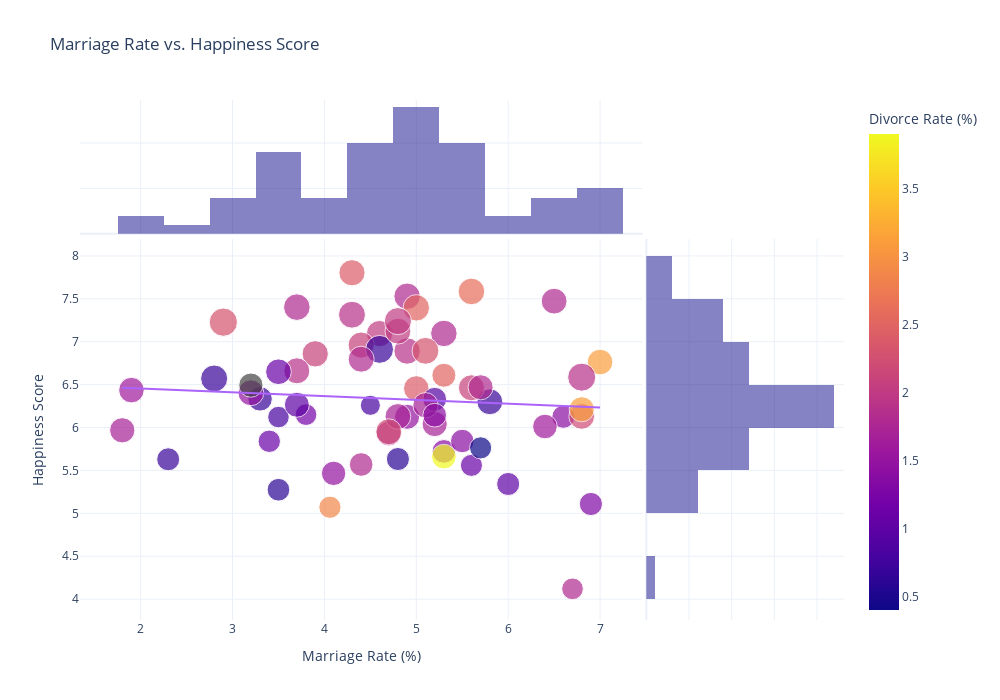

The notebook cell this image was saved under:
### Code cell
import plotly.express as px

# Interactive Joint Plot: Marriage Rate vs. Happiness Score
fig_joint = px.scatter(
    less_marriage,
    x='Marriage',
    y='happiness_score',
    color='Divorce',
    size='gdp_per_capita',
    hover_name='country',
    marginal_x='histogram',
    marginal_y='histogram',
    trendline='ols',
    title='Marriage Rate vs. Happiness Score',
    labels={'Marriage': 'Marriage Rate (%)', 'happiness_score': 'Happiness Score', 'Divorce': 'Divorce Rate (%)'},
    template='plotly_white'
)

fig_joint.update_layout(
    height=700,
    width=1000,
    legend_title='Divorce Rate (%)'
)

fig_joint.show()

### Figure 1 — Plotly figure (JSON) as saved in the notebook; plotly's stock layout.template omitted (floating-point values rounded to 4 significant figures)
{"data": [{"hovertemplate": "<b>%{hovertext}</b><br><br>Marriage Rate (%)=%{x}<br>Happiness Score=%{y}<br>gdp_per_capita=%{marker.size}<br>Divorce Rate (%)=%{marker.color}<extra></extra>", "hovertext": ["Armenia", "Australia", "Austria", "Belgium", "Bosnia and Herzegovina", "Brazil", "Bulgaria", "Canada", "Chile", "Colombia", "Costa Rica", "Croatia", "Cyprus", "Denmark", "Dominican Republic", "Ecuador", "El Salvador", "Estonia", "Finland", "France", "Georgia", "Germany", "Greece", "Guatemala", "Hungary", "Iceland", "Ireland", "Israel", "Italy", "Japan", "Jordan", "Latvia", "Lithuania", "Luxembourg", "Malaysia", "Malta", "Mexico", "Mongolia", "Montenegro", "Netherlands", "New Zealand", "Nicaragua", "Norway", "Panama", "Poland", "Portugal", "Russia", "Saudi Arabia", "Serbia", "Singapore", "Slovakia", "Slovenia", "South Africa", "South Korea", "Spain", "Sweden", "Switzerland", "Thailand", "Ukraine", "United Arab Emirates", "United Kingdom", "United States", "Uruguay", "Venezuela", "Vietnam"], "legendgroup": "", "marker": {"color": [1, 2, 1.8, 2.1, 0.6, 1.4, 1.5, 2.1, 0.7, 0.7, 2.5, 1.5, 2.2, 2.6, 1.8, 1.1, 0.8, 2.4, 2.4, 1.9, 1.3, 1.9, 1.8, 1.2, 1.7, 1.8, 0.7, 1.8, 1.5, 1.7, 1.8, 3.1, 3.1, 2.3, 1.6, 0.7, 0.9, 1.1, 1.4, 1.8, 2, 0.8, 1.9, 1, 1.7, 1.7, 3.9, 2.1, 1.4, 1.9, 1.8, 1.1, 0.6, 2.2, 1.6, 2.5, 2, 1.4, 2.88, 0.7, 1.8, 2.3, null, 1.2, 0.4], "coloraxis": "coloraxis", "size": [1.466, 1.899, 1.927, 1.907, 1.467, 1.454, 1.635, 1.881, 1.645, 1.455, 1.587, 1.727, 1.824, 1.949, 1.536, 1.343, 1.278, 1.798, 1.888, 1.856, 1.477, 1.919, 1.708, 1.287, 1.754, 1.926, 2.152, 1.833, 1.832, 1.825, 1.292, 1.737, 1.808, 2.2, 1.665, 1.841, 1.55, 1.379, 1.537, 1.942, 1.842, 1.109, 1.994, 1.714, 1.767, 1.758, 1.68, 1.861, 1.552, 2.168, 1.731, 1.815, 1.417, 1.853, 1.798, 1.921, 2.022, 1.515, 1.358, 2.015, 1.857, 1.98, 1.617, 0, 1.349], "sizemode": "area", "sizeref": 0.0055, "symbol": "circle"}, "mode": "markers", "name": "", "orientation": "v", "showlegend": false, "type": "scatter", "x": [6, 4.6, 5.3, 3.9, 4.8, 6.6, 4.1, 4.4, 3.3, 2.3, 5.3, 4.9, 6.8, 5.6, 4.4, 5.6, 3.5, 5, 4.3, 3.7, 6.9, 4.9, 4.7, 3.8, 5.2, 4.9, 4.6, 6.5, 3.2, 4.8, 6.7, 6.8, 7, 2.9, 6.4, 5.8, 5.2, 3.4, 5.3, 3.7, 4.8, 4.5, 4.3, 3.7, 5.1, 1.8, 5.3, 5.6, 5.2, 6.8, 5.7, 3.5, 3.5, 4.7, 1.9, 5, 4.8, 5.5, 4.06, 2.8, 4.4, 5.1, 3.2, 3.3, 5.7], "xaxis": "x", "y": [5.342, 7.095, 7.097, 6.859, 5.633, 6.125, 5.466, 6.961, 6.334, 5.63, 6.609, 6.125, 6.13, 7.586, 5.569, 5.559, 6.122, 6.455, 7.804, 6.661, 5.109, 6.892, 5.931, 6.15, 6.041, 7.53, 6.911, 7.473, 6.405, 6.129, 4.12, 6.213, 6.763, 7.228, 6.012, 6.3, 6.33, 5.84, 5.722, 7.403, 7.123, 6.259, 7.315, 6.265, 6.26, 5.968, 5.661, 6.463, 6.144, 6.587, 6.469, 6.65, 5.275, 5.951, 6.436, 7.395, 7.24, 5.843, 5.071, 6.571, 6.796, 6.894, 6.494, 5.211, 5.763], "yaxis": "y"}, {"alignmentgroup": "True", "bingroup": "x", "hovertemplate": "Marriage Rate (%)=%{x}<br>count=%{y}<extra></extra>", "legendgroup": "", "marker": {"color": "#0d0887"}, "name": "", "offsetgroup": "", "opacity": 0.5, "showlegend": false, "type": "histogram", "x": [6, 4.6, 5.3, 3.9, 4.8, 6.6, 4.1, 4.4, 3.3, 2.3, 5.3, 4.9, 6.8, 5.6, 4.4, 5.6, 3.5, 5, 4.3, 3.7, 6.9, 4.9, 4.7, 3.8, 5.2, 4.9, 4.6, 6.5, 3.2, 4.8, 6.7, 6.8, 7, 2.9, 6.4, 5.8, 5.2, 3.4, 5.3, 3.7, 4.8, 4.5, 4.3, 3.7, 5.1, 1.8, 5.3, 5.6, 5.2, 6.8, 5.7, 3.5, 3.5, 4.7, 1.9, 5, 4.8, 5.5, 4.06, 2.8, 4.4, 5.1, 3.2, 3.3, 5.7], "xaxis": "x3", "yaxis": "y3"}, {"alignmentgroup": "True", "bingroup": "y", "hovertemplate": "Happiness Score=%{y}<br>count=%{x}<extra></extra>", "legendgroup": "", "marker": {"color": "#0d0887"}, "name": "", "offsetgroup": "", "opacity": 0.5, "showlegend": false, "type": "histogram", "xaxis": "x2", "y": [5.342, 7.095, 7.097, 6.859, 5.633, 6.125, 5.466, 6.961, 6.334, 5.63, 6.609, 6.125, 6.13, 7.586, 5.569, 5.559, 6.122, 6.455, 7.804, 6.661, 5.109, 6.892, 5.931, 6.15, 6.041, 7.53, 6.911, 7.473, 6.405, 6.129, 4.12, 6.213, 6.763, 7.228, 6.012, 6.3, 6.33, 5.84, 5.722, 7.403, 7.123, 6.259, 7.315, 6.265, 6.26, 5.968, 5.661, 6.463, 6.144, 6.587, 6.469, 6.65, 5.275, 5.951, 6.436, 7.395, 7.24, 5.843, 5.071, 6.571, 6.796, 6.894, 6.494, 5.211, 5.763], "yaxis": "y2"}, {"hovertemplate": "<b>OLS trendline</b><br>happiness_score = -0.0440864 * Marriage + 6.54336<br>R<sup>2</sup>=0.005805<br><br>Marriage Rate (%)=%{x}<br>Happiness Score=%{y} <b>(trend)</b><extra></extra>", "legendgroup": "", "marker": {"symbol": "circle"}, "mode": "lines", "name": "", "showlegend": false, "type": "scatter", "x": [1.8, 1.9, 2.3, 2.8, 2.9, 3.2, 3.2, 3.3, 3.3, 3.4, 3.5, 3.5, 3.5, 3.7, 3.7, 3.7, 3.8, 3.9, 4.06, 4.1, 4.3, 4.3, 4.4, 4.4, 4.4, 4.5, 4.6, 4.6, 4.7, 4.7, 4.8, 4.8, 4.8, 4.8, 4.9, 4.9, 4.9, 5, 5, 5.1, 5.1, 5.2, 5.2, 5.2, 5.3, 5.3, 5.3, 5.3, 5.5, 5.6, 5.6, 5.6, 5.7, 5.7, 5.8, 6, 6.4, 6.5, 6.6, 6.7, 6.8, 6.8, 6.8, 6.9, 7], "xaxis": "x", "y": [6.464, 6.46, 6.442, 6.42, 6.416, 6.402, 6.402, 6.398, 6.398, 6.393, 6.389, 6.389, 6.389, 6.38, 6.38, 6.38, 6.376, 6.371, 6.364, 6.363, 6.354, 6.354, 6.349, 6.349, 6.349, 6.345, 6.341, 6.341, 6.336, 6.336, 6.332, 6.332, 6.332, 6.332, 6.327, 6.327, 6.327, 6.323, 6.323, 6.319, 6.319, 6.314, 6.314, 6.314, 6.31, 6.31, 6.31, 6.31, 6.301, 6.296, 6.296, 6.296, 6.292, 6.292, 6.288, 6.279, 6.261, 6.257, 6.252, 6.248, 6.244, 6.244, 6.244, 6.239, 6.235], "yaxis": "y"}], "layout": {"barmode": "overlay", "coloraxis": {"colorbar": {"title": {"text": "Divorce Rate (%)"}}, "colorscale": [[0, "#0d0887"], [0.1111, "#46039f"], [0.2222, "#7201a8"], [0.3333, "#9c179e"], [0.4444, "#bd3786"], [0.5556, "#d8576b"], [0.6667, "#ed7953"], [0.7778, "#fb9f3a"], [0.8889, "#fdca26"], [1, "#f0f921"]]}, "height": 700, "legend": {"itemsizing": "constant", "title": {"text": "Divorce Rate (%)"}, "tracegroupgap": 0}, "title": {"text": "Marriage Rate vs. Happiness Score"}, "width": 1000, "xaxis": {"anchor": "y", "domain": [0, 0.7363], "title": {"text": "Marriage Rate (%)"}}, "xaxis2": {"anchor": "y2", "domain": [0.7413, 1], "matches": "x2", "showgrid": true, "showline": false, "showticklabels": false, "ticks": ""}, "xaxis3": {"anchor": "y3", "domain": [0, 0.7363], "matches": "x", "showgrid": true, "showticklabels": false}, "xaxis4": {"anchor": "y4", "domain": [0.7413, 1], "matches": "x2", "showgrid": true, "showline": false, "showticklabels": false, "ticks": ""}, "yaxis": {"anchor": "x", "domain": [0, 0.7326], "title": {"text": "Happiness Score"}}, "yaxis2": {"anchor": "x2", "domain": [0, 0.7326], "matches": "y", "showgrid": true, "showticklabels": false}, "yaxis3": {"anchor": "x3", "domain": [0.7426, 1], "matches": "y3", "showgrid": true, "showline": false, "showticklabels": false, "ticks": ""}, "yaxis4": {"anchor": "x4", "domain": [0.7426, 1], "matches": "y3", "showgrid": true, "showline": false, "showticklabels": false, "ticks": ""}}}
